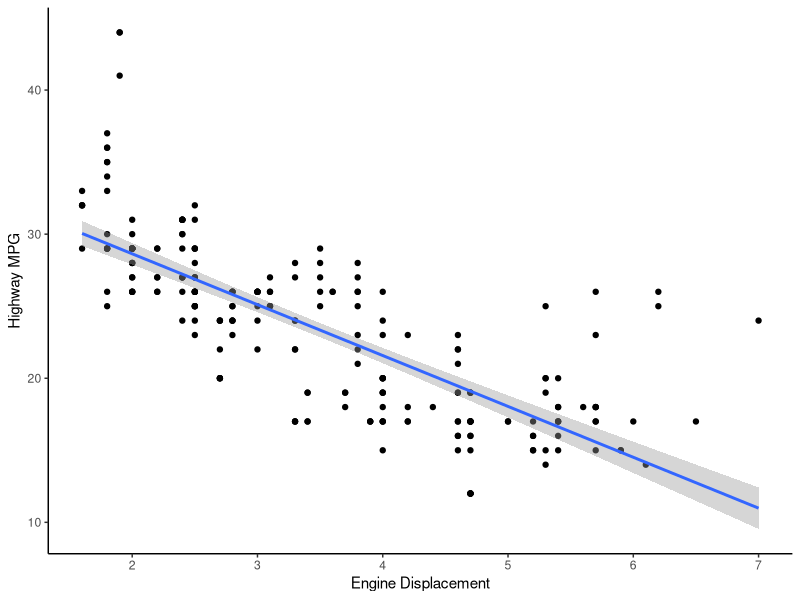

The R script that drew this image:
## ---- chunk 1
my_variable <- 10
#my_varıable

#Fix by using:
my_variable
## ---- chunk 2
# libary(todyverse)

# ggplot(dTA = mpg) +
#  geom_point(maping = aes(x = displ y = hwy)) +
#  geom_smooth(method = "lm)

library(tidyverse)


ggplot(data = mpg, aes(x = displ, y = hwy)) +
  geom_point() +
  geom_smooth(method = "lm", formula = y ~ x) +
  theme_classic() +
  labs(
    x = "Engine Displacement",
    y = "Highway MPG")
